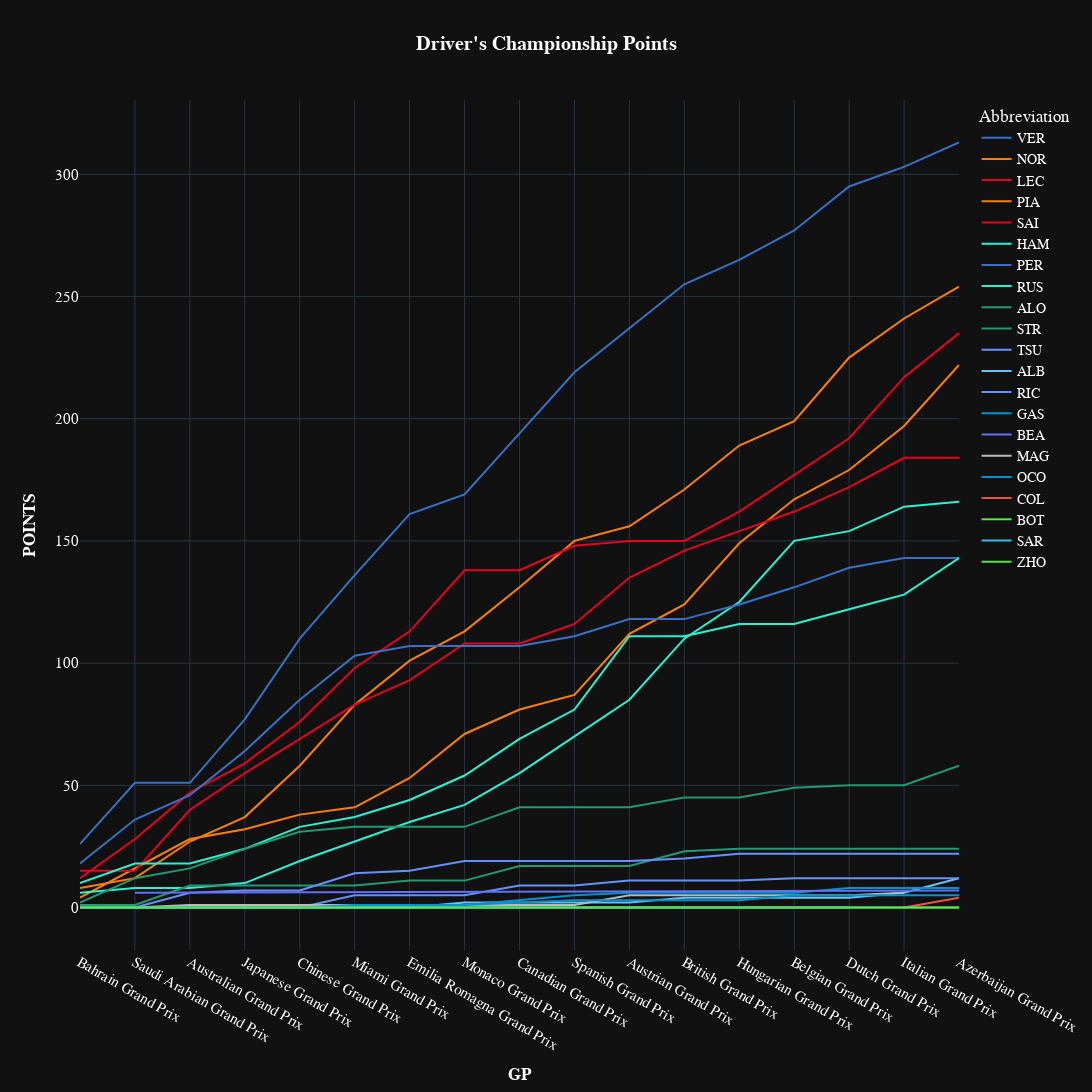

The cell this chart's notebook holds for it:
### Code cell
fig=px.line(
    points_table,
    y="cumsum",
    x='GP',
    # text='cumsum',
    # text='LapTimeDelta2',
    color='Abbreviation',
    title="<b>Driver's Championship Points</b>",
    height=1200, width=1600    ,
    template="plotly_dark",

           color_discrete_map={
                 "ALB": "#64C4FF",
                 "ALO": "#229971",
                 "BOT": "#52e252",
                 "GAS": "#0093cc",
                 "HAM": "#27F4D2",
                 "HUL": "#B6BABD",
                 "LEC": "#E80020",
                 "MAG": "#B6BABD",
                 "NOR": "#FF8000",
                 "OCO": "#0093cc",
                 "PER": "#3671C6",
                 "PIA": "#FF8000",
                 "RIC": "#6692FF",
                 "RUS": "#27F4D2",
                 "SAI": "#E80020",
                 "SAR": "#37BEDD",
                 "STR": "#229971",
                 "TSU": "#6692FF",
                 "VER": "#3671C6",
                 "ZHO": "#52e252"
          }
)

fig.update_layout(
    title_x=0.5,
    hoverlabel=dict(
        bgcolor="white",
        font_size=16,
        font_family="PT Sans Narrow"
    ),
    xaxis_title="<b>GP</b>",
    yaxis_title="<b>POINTS</b>",
    yaxis = dict(tickfont = dict(size=15)),
    xaxis = dict(tickfont = dict(size=15)),
    font=dict(
        family="PT Sans Narrow",
        size=14,
        color="White"
    ),
    title_font_family="PT Sans Narrow"
#  "Arial", "Balto", "Courier New", "Droid Sans", "Droid Serif", "Droid Sans Mono", "Gravitas One", "Old Standard TT", "Open Sans", "Overpass", "PT Sans Narrow", "Raleway", "Times New Roman"
)

fig.show()

### Figure 1 — Plotly figure (JSON) as saved in the notebook; plotly's stock layout.template omitted (floating-point values rounded to 4 significant figures)
{"data": [{"hovertemplate": "Abbreviation=VER<br>GP=%{x}<br>cumsum=%{y}<extra></extra>", "legendgroup": "VER", "line": {"color": "#3671C6", "dash": "solid"}, "marker": {"symbol": "circle"}, "mode": "lines", "name": "VER", "orientation": "v", "showlegend": true, "type": "scatter", "x": ["Bahrain Grand Prix", "Saudi Arabian Grand Prix", "Australian Grand Prix", "Japanese Grand Prix", "Chinese Grand Prix", "Miami Grand Prix", "Emilia Romagna Grand Prix", "Monaco Grand Prix", "Canadian Grand Prix", "Spanish Grand Prix", "Austrian Grand Prix", "British Grand Prix", "Hungarian Grand Prix", "Belgian Grand Prix", "Dutch Grand Prix", "Italian Grand Prix", "Azerbaijan Grand Prix"], "xaxis": "x", "y": [26, 51, 51, 77, 110, 136, 161, 169, 194, 219, 237, 255, 265, 277, 295, 303, 313], "yaxis": "y"}, {"hovertemplate": "Abbreviation=NOR<br>GP=%{x}<br>cumsum=%{y}<extra></extra>", "legendgroup": "NOR", "line": {"color": "#FF8000", "dash": "solid"}, "marker": {"symbol": "circle"}, "mode": "lines", "name": "NOR", "orientation": "v", "showlegend": true, "type": "scatter", "x": ["Bahrain Grand Prix", "Saudi Arabian Grand Prix", "Australian Grand Prix", "Japanese Grand Prix", "Chinese Grand Prix", "Miami Grand Prix", "Emilia Romagna Grand Prix", "Monaco Grand Prix", "Canadian Grand Prix", "Spanish Grand Prix", "Austrian Grand Prix", "British Grand Prix", "Hungarian Grand Prix", "Belgian Grand Prix", "Dutch Grand Prix", "Italian Grand Prix", "Azerbaijan Grand Prix"], "xaxis": "x", "y": [8, 12, 27, 37, 58, 83, 101, 113, 131, 150, 156, 171, 189, 199, 225, 241, 254], "yaxis": "y"}, {"hovertemplate": "Abbreviation=LEC<br>GP=%{x}<br>cumsum=%{y}<extra></extra>", "legendgroup": "LEC", "line": {"color": "#E80020", "dash": "solid"}, "marker": {"symbol": "circle"}, "mode": "lines", "name": "LEC", "orientation": "v", "showlegend": true, "type": "scatter", "x": ["Bahrain Grand Prix", "Saudi Arabian Grand Prix", "Australian Grand Prix", "Japanese Grand Prix", "Chinese Grand Prix", "Miami Grand Prix", "Emilia Romagna Grand Prix", "Monaco Grand Prix", "Canadian Grand Prix", "Spanish Grand Prix", "Austrian Grand Prix", "British Grand Prix", "Hungarian Grand Prix", "Belgian Grand Prix", "Dutch Grand Prix", "Italian Grand Prix", "Azerbaijan Grand Prix"], "xaxis": "x", "y": [12, 28, 47, 59, 76, 98, 113, 138, 138, 148, 150, 150, 162, 177, 192, 217, 235], "yaxis": "y"}, {"hovertemplate": "Abbreviation=PIA<br>GP=%{x}<br>cumsum=%{y}<extra></extra>", "legendgroup": "PIA", "line": {"color": "#FF8000", "dash": "solid"}, "marker": {"symbol": "circle"}, "mode": "lines", "name": "PIA", "orientation": "v", "showlegend": true, "type": "scatter", "x": ["Bahrain Grand Prix", "Saudi Arabian Grand Prix", "Australian Grand Prix", "Japanese Grand Prix", "Chinese Grand Prix", "Miami Grand Prix", "Emilia Romagna Grand Prix", "Monaco Grand Prix", "Canadian Grand Prix", "Spanish Grand Prix", "Austrian Grand Prix", "British Grand Prix", "Hungarian Grand Prix", "Belgian Grand Prix", "Dutch Grand Prix", "Italian Grand Prix", "Azerbaijan Grand Prix"], "xaxis": "x", "y": [4, 16, 28, 32, 38, 41, 53, 71, 81, 87, 112, 124, 149, 167, 179, 197, 222], "yaxis": "y"}, {"hovertemplate": "Abbreviation=SAI<br>GP=%{x}<br>cumsum=%{y}<extra></extra>", "legendgroup": "SAI", "line": {"color": "#E80020", "dash": "solid"}, "marker": {"symbol": "circle"}, "mode": "lines", "name": "SAI", "orientation": "v", "showlegend": true, "type": "scatter", "x": ["Bahrain Grand Prix", "Saudi Arabian Grand Prix", "Australian Grand Prix", "Japanese Grand Prix", "Chinese Grand Prix", "Miami Grand Prix", "Emilia Romagna Grand Prix", "Monaco Grand Prix", "Canadian Grand Prix", "Spanish Grand Prix", "Austrian Grand Prix", "British Grand Prix", "Hungarian Grand Prix", "Belgian Grand Prix", "Dutch Grand Prix", "Italian Grand Prix", "Azerbaijan Grand Prix"], "xaxis": "x", "y": [15, 15, 40, 55, 69, 83, 93, 108, 108, 116, 135, 146, 154, 162, 172, 184, 184], "yaxis": "y"}, {"hovertemplate": "Abbreviation=HAM<br>GP=%{x}<br>cumsum=%{y}<extra></extra>", "legendgroup": "HAM", "line": {"color": "#27F4D2", "dash": "solid"}, "marker": {"symbol": "circle"}, "mode": "lines", "name": "HAM", "orientation": "v", "showlegend": true, "type": "scatter", "x": ["Bahrain Grand Prix", "Saudi Arabian Grand Prix", "Australian Grand Prix", "Japanese Grand Prix", "Chinese Grand Prix", "Miami Grand Prix", "Emilia Romagna Grand Prix", "Monaco Grand Prix", "Canadian Grand Prix", "Spanish Grand Prix", "Austrian Grand Prix", "British Grand Prix", "Hungarian Grand Prix", "Belgian Grand Prix", "Dutch Grand Prix", "Italian Grand Prix", "Azerbaijan Grand Prix"], "xaxis": "x", "y": [6, 8, 8, 10, 19, 27, 35, 42, 55, 70, 85, 110, 125, 150, 154, 164, 166], "yaxis": "y"}, {"hovertemplate": "Abbreviation=PER<br>GP=%{x}<br>cumsum=%{y}<extra></extra>", "legendgroup": "PER", "line": {"color": "#3671C6", "dash": "solid"}, "marker": {"symbol": "circle"}, "mode": "lines", "name": "PER", "orientation": "v", "showlegend": true, "type": "scatter", "x": ["Bahrain Grand Prix", "Saudi Arabian Grand Prix", "Australian Grand Prix", "Japanese Grand Prix", "Chinese Grand Prix", "Miami Grand Prix", "Emilia Romagna Grand Prix", "Monaco Grand Prix", "Canadian Grand Prix", "Spanish Grand Prix", "Austrian Grand Prix", "British Grand Prix", "Hungarian Grand Prix", "Belgian Grand Prix", "Dutch Grand Prix", "Italian Grand Prix", "Azerbaijan Grand Prix"], "xaxis": "x", "y": [18, 36, 46, 64, 85, 103, 107, 107, 107, 111, 118, 118, 124, 131, 139, 143, 143], "yaxis": "y"}, {"hovertemplate": "Abbreviation=RUS<br>GP=%{x}<br>cumsum=%{y}<extra></extra>", "legendgroup": "RUS", "line": {"color": "#27F4D2", "dash": "solid"}, "marker": {"symbol": "circle"}, "mode": "lines", "name": "RUS", "orientation": "v", "showlegend": true, "type": "scatter", "x": ["Bahrain Grand Prix", "Saudi Arabian Grand Prix", "Australian Grand Prix", "Japanese Grand Prix", "Chinese Grand Prix", "Miami Grand Prix", "Emilia Romagna Grand Prix", "Monaco Grand Prix", "Canadian Grand Prix", "Spanish Grand Prix", "Austrian Grand Prix", "British Grand Prix", "Hungarian Grand Prix", "Belgian Grand Prix", "Dutch Grand Prix", "Italian Grand Prix", "Azerbaijan Grand Prix"], "xaxis": "x", "y": [10, 18, 18, 24, 33, 37, 44, 54, 69, 81, 111, 111, 116, 116, 122, 128, 143], "yaxis": "y"}, {"hovertemplate": "Abbreviation=ALO<br>GP=%{x}<br>cumsum=%{y}<extra></extra>", "legendgroup": "ALO", "line": {"color": "#229971", "dash": "solid"}, "marker": {"symbol": "circle"}, "mode": "lines", "name": "ALO", "orientation": "v", "showlegend": true, "type": "scatter", "x": ["Bahrain Grand Prix", "Saudi Arabian Grand Prix", "Australian Grand Prix", "Japanese Grand Prix", "Chinese Grand Prix", "Miami Grand Prix", "Emilia Romagna Grand Prix", "Monaco Grand Prix", "Canadian Grand Prix", "Spanish Grand Prix", "Austrian Grand Prix", "British Grand Prix", "Hungarian Grand Prix", "Belgian Grand Prix", "Dutch Grand Prix", "Italian Grand Prix", "Azerbaijan Grand Prix"], "xaxis": "x", "y": [2, 12, 16, 24, 31, 33, 33, 33, 41, 41, 41, 45, 45, 49, 50, 50, 58], "yaxis": "y"}, {"hovertemplate": "Abbreviation=STR<br>GP=%{x}<br>cumsum=%{y}<extra></extra>", "legendgroup": "STR", "line": {"color": "#229971", "dash": "solid"}, "marker": {"symbol": "circle"}, "mode": "lines", "name": "STR", "orientation": "v", "showlegend": true, "type": "scatter", "x": ["Bahrain Grand Prix", "Saudi Arabian Grand Prix", "Australian Grand Prix", "Japanese Grand Prix", "Chinese Grand Prix", "Miami Grand Prix", "Emilia Romagna Grand Prix", "Monaco Grand Prix", "Canadian Grand Prix", "Spanish Grand Prix", "Austrian Grand Prix", "British Grand Prix", "Hungarian Grand Prix", "Belgian Grand Prix", "Dutch Grand Prix", "Italian Grand Prix", "Azerbaijan Grand Prix"], "xaxis": "x", "y": [1, 1, 9, 9, 9, 9, 11, 11, 17, 17, 17, 23, 24, 24, 24, 24, 24], "yaxis": "y"}, {"hovertemplate": "Abbreviation=TSU<br>GP=%{x}<br>cumsum=%{y}<extra></extra>", "legendgroup": "TSU", "line": {"color": "#6692FF", "dash": "solid"}, "marker": {"symbol": "circle"}, "mode": "lines", "name": "TSU", "orientation": "v", "showlegend": true, "type": "scatter", "x": ["Bahrain Grand Prix", "Saudi Arabian Grand Prix", "Australian Grand Prix", "Japanese Grand Prix", "Chinese Grand Prix", "Miami Grand Prix", "Emilia Romagna Grand Prix", "Monaco Grand Prix", "Canadian Grand Prix", "Spanish Grand Prix", "Austrian Grand Prix", "British Grand Prix", "Hungarian Grand Prix", "Belgian Grand Prix", "Dutch Grand Prix", "Italian Grand Prix", "Azerbaijan Grand Prix"], "xaxis": "x", "y": [0, 0, 6, 7, 7, 14, 15, 19, 19, 19, 19, 20, 22, 22, 22, 22, 22], "yaxis": "y"}, {"hovertemplate": "Abbreviation=ALB<br>GP=%{x}<br>cumsum=%{y}<extra></extra>", "legendgroup": "ALB", "line": {"color": "#64C4FF", "dash": "solid"}, "marker": {"symbol": "circle"}, "mode": "lines", "name": "ALB", "orientation": "v", "showlegend": true, "type": "scatter", "x": ["Bahrain Grand Prix", "Saudi Arabian Grand Prix", "Australian Grand Prix", "Japanese Grand Prix", "Chinese Grand Prix", "Miami Grand Prix", "Emilia Romagna Grand Prix", "Monaco Grand Prix", "Canadian Grand Prix", "Spanish Grand Prix", "Austrian Grand Prix", "British Grand Prix", "Hungarian Grand Prix", "Belgian Grand Prix", "Dutch Grand Prix", "Italian Grand Prix", "Azerbaijan Grand Prix"], "xaxis": "x", "y": [0, 0, 0, 0, 0, 0, 0, 2, 2, 2, 2, 4, 4, 4, 4, 6, 12], "yaxis": "y"}, {"hovertemplate": "Abbreviation=RIC<br>GP=%{x}<br>cumsum=%{y}<extra></extra>", "legendgroup": "RIC", "line": {"color": "#6692FF", "dash": "solid"}, "marker": {"symbol": "circle"}, "mode": "lines", "name": "RIC", "orientation": "v", "showlegend": true, "type": "scatter", "x": ["Bahrain Grand Prix", "Saudi Arabian Grand Prix", "Australian Grand Prix", "Japanese Grand Prix", "Chinese Grand Prix", "Miami Grand Prix", "Emilia Romagna Grand Prix", "Monaco Grand Prix", "Canadian Grand Prix", "Spanish Grand Prix", "Austrian Grand Prix", "British Grand Prix", "Hungarian Grand Prix", "Belgian Grand Prix", "Dutch Grand Prix", "Italian Grand Prix", "Azerbaijan Grand Prix"], "xaxis": "x", "y": [0, 0, 0, 0, 0, 5, 5, 5, 9, 9, 11, 11, 11, 12, 12, 12, 12], "yaxis": "y"}, {"hovertemplate": "Abbreviation=GAS<br>GP=%{x}<br>cumsum=%{y}<extra></extra>", "legendgroup": "GAS", "line": {"color": "#0093cc", "dash": "solid"}, "marker": {"symbol": "circle"}, "mode": "lines", "name": "GAS", "orientation": "v", "showlegend": true, "type": "scatter", "x": ["Bahrain Grand Prix", "Saudi Arabian Grand Prix", "Australian Grand Prix", "Japanese Grand Prix", "Chinese Grand Prix", "Miami Grand Prix", "Emilia Romagna Grand Prix", "Monaco Grand Prix", "Canadian Grand Prix", "Spanish Grand Prix", "Austrian Grand Prix", "British Grand Prix", "Hungarian Grand Prix", "Belgian Grand Prix", "Dutch Grand Prix", "Italian Grand Prix", "Azerbaijan Grand Prix"], "xaxis": "x", "y": [0, 0, 0, 0, 0, 0, 0, 1, 3, 5, 6, 6, 6, 6, 8, 8, 8], "yaxis": "y"}, {"hovertemplate": "Abbreviation=BEA<br>GP=%{x}<br>cumsum=%{y}<extra></extra>", "legendgroup": "BEA", "line": {"color": "#636efa", "dash": "solid"}, "marker": {"symbol": "circle"}, "mode": "lines", "name": "BEA", "orientation": "v", "showlegend": true, "type": "scatter", "x": ["Saudi Arabian Grand Prix", "Azerbaijan Grand Prix"], "xaxis": "x", "y": [6, 7], "yaxis": "y"}, {"hovertemplate": "Abbreviation=MAG<br>GP=%{x}<br>cumsum=%{y}<extra></extra>", "legendgroup": "MAG", "line": {"color": "#B6BABD", "dash": "solid"}, "marker": {"symbol": "circle"}, "mode": "lines", "name": "MAG", "orientation": "v", "showlegend": true, "type": "scatter", "x": ["Bahrain Grand Prix", "Saudi Arabian Grand Prix", "Australian Grand Prix", "Japanese Grand Prix", "Chinese Grand Prix", "Miami Grand Prix", "Emilia Romagna Grand Prix", "Monaco Grand Prix", "Canadian Grand Prix", "Spanish Grand Prix", "Austrian Grand Prix", "British Grand Prix", "Hungarian Grand Prix", "Belgian Grand Prix", "Dutch Grand Prix", "Italian Grand Prix"], "xaxis": "x", "y": [0, 0, 1, 1, 1, 1, 1, 1, 1, 1, 5, 5, 5, 5, 5, 6], "yaxis": "y"}, {"hovertemplate": "Abbreviation=OCO<br>GP=%{x}<br>cumsum=%{y}<extra></extra>", "legendgroup": "OCO", "line": {"color": "#0093cc", "dash": "solid"}, "marker": {"symbol": "circle"}, "mode": "lines", "name": "OCO", "orientation": "v", "showlegend": true, "type": "scatter", "x": ["Bahrain Grand Prix", "Saudi Arabian Grand Prix", "Australian Grand Prix", "Japanese Grand Prix", "Chinese Grand Prix", "Miami Grand Prix", "Emilia Romagna Grand Prix", "Monaco Grand Prix", "Canadian Grand Prix", "Spanish Grand Prix", "Austrian Grand Prix", "British Grand Prix", "Hungarian Grand Prix", "Belgian Grand Prix", "Dutch Grand Prix", "Italian Grand Prix", "Azerbaijan Grand Prix"], "xaxis": "x", "y": [0, 0, 0, 0, 0, 1, 1, 1, 2, 3, 3, 3, 3, 5, 5, 5, 5], "yaxis": "y"}, {"hovertemplate": "Abbreviation=COL<br>GP=%{x}<br>cumsum=%{y}<extra></extra>", "legendgroup": "COL", "line": {"color": "#EF553B", "dash": "solid"}, "marker": {"symbol": "circle"}, "mode": "lines", "name": "COL", "orientation": "v", "showlegend": true, "type": "scatter", "x": ["Italian Grand Prix", "Azerbaijan Grand Prix"], "xaxis": "x", "y": [0, 4], "yaxis": "y"}, {"hovertemplate": "Abbreviation=BOT<br>GP=%{x}<br>cumsum=%{y}<extra></extra>", "legendgroup": "BOT", "line": {"color": "#52e252", "dash": "solid"}, "marker": {"symbol": "circle"}, "mode": "lines", "name": "BOT", "orientation": "v", "showlegend": true, "type": "scatter", "x": ["Bahrain Grand Prix", "Saudi Arabian Grand Prix", "Australian Grand Prix", "Japanese Grand Prix", "Chinese Grand Prix", "Miami Grand Prix", "Emilia Romagna Grand Prix", "Monaco Grand Prix", "Canadian Grand Prix", "Spanish Grand Prix", "Austrian Grand Prix", "British Grand Prix", "Hungarian Grand Prix", "Belgian Grand Prix", "Dutch Grand Prix", "Italian Grand Prix", "Azerbaijan Grand Prix"], "xaxis": "x", "y": [0, 0, 0, 0, 0, 0, 0, 0, 0, 0, 0, 0, 0, 0, 0, 0, 0], "yaxis": "y"}, {"hovertemplate": "Abbreviation=SAR<br>GP=%{x}<br>cumsum=%{y}<extra></extra>", "legendgroup": "SAR", "line": {"color": "#37BEDD", "dash": "solid"}, "marker": {"symbol": "circle"}, "mode": "lines", "name": "SAR", "orientation": "v", "showlegend": true, "type": "scatter", "x": ["Bahrain Grand Prix", "Saudi Arabian Grand Prix", "Japanese Grand Prix", "Chinese Grand Prix", "Miami Grand Prix", "Emilia Romagna Grand Prix", "Monaco Grand Prix", "Canadian Grand Prix", "Spanish Grand Prix", "Austrian Grand Prix", "British Grand Prix", "Hungarian Grand Prix", "Belgian Grand Prix", "Dutch Grand Prix"], "xaxis": "x", "y": [0, 0, 0, 0, 0, 0, 0, 0, 0, 0, 0, 0, 0, 0], "yaxis": "y"}, {"hovertemplate": "Abbreviation=ZHO<br>GP=%{x}<br>cumsum=%{y}<extra></extra>", "legendgroup": "ZHO", "line": {"color": "#52e252", "dash": "solid"}, "marker": {"symbol": "circle"}, "mode": "lines", "name": "ZHO", "orientation": "v", "showlegend": true, "type": "scatter", "x": ["Bahrain Grand Prix", "Saudi Arabian Grand Prix", "Australian Grand Prix", "Japanese Grand Prix", "Chinese Grand Prix", "Miami Grand Prix", "Emilia Romagna Grand Prix", "Monaco Grand Prix", "Canadian Grand Prix", "Spanish Grand Prix", "Austrian Grand Prix", "British Grand Prix", "Hungarian Grand Prix", "Belgian Grand Prix", "Dutch Grand Prix", "Italian Grand Prix", "Azerbaijan Grand Prix"], "xaxis": "x", "y": [0, 0, 0, 0, 0, 0, 0, 0, 0, 0, 0, 0, 0, 0, 0, 0, 0], "yaxis": "y"}], "layout": {"font": {"color": "White", "family": "PT Sans Narrow", "size": 14}, "height": 1200, "hoverlabel": {"bgcolor": "white", "font": {"family": "PT Sans Narrow", "size": 16}}, "legend": {"title": {"text": "Abbreviation"}, "tracegroupgap": 0}, "title": {"font": {"family": "PT Sans Narrow"}, "text": "<b>Driver's Championship Points</b>", "x": 0.5}, "width": 1600, "xaxis": {"anchor": "y", "domain": [0, 1], "tickfont": {"size": 15}, "title": {"text": "<b>GP</b>"}}, "yaxis": {"anchor": "x", "domain": [0, 1], "tickfont": {"size": 15}, "title": {"text": "<b>POINTS</b>"}}}}
